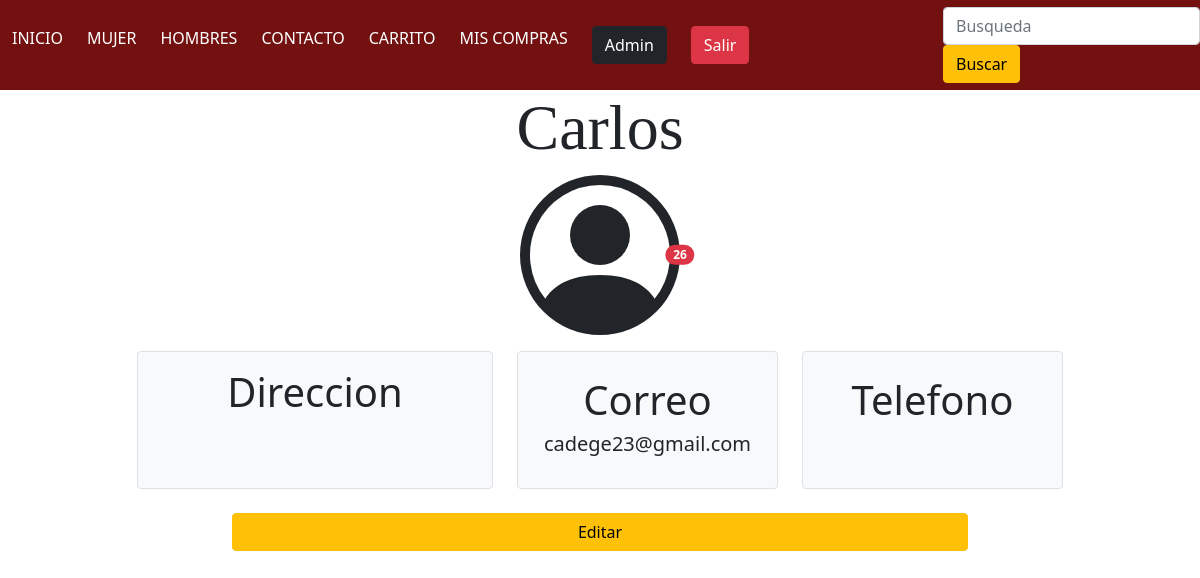
Page /perfilUsuario/index.php?id=26 (signed in) on the committed database.
### tables this page shows
CREATE TABLE `usuario` (
  `pk_usuario` int(11) NOT NULL,
  `nombre_usuario` varchar(25) NOT NULL,
  `apellido_usuario` varchar(25) DEFAULT NULL,
  `correo` varchar(25) NOT NULL,
  `PASSWORD` varchar(25) NOT NULL,
  `direccion` varchar(50) DEFAULT NULL,
  `fk_tipo_usuario` int(11) NOT NULL
);

### perfilUsuario/index.php (the view, shortened to what this page needs)
<?php
require ('../db/conexion.php');
$id=$_GET['id'];
$sel = $con->query("SELECT
    `pk_usuario`, descripccion,`nombre_usuario`,
    `apellido_usuario`,`correo`,`direccion`,numero
    FROM usuario
    INNER JOIN tipo_usuario on
    `fk_tipo_usuario` = pk_tipo_usuario
    LEFT JOIN telefonos on
    fk_usuario = pk_usuario
    where  `pk_usuario` =$id
");
if ($user = $sel->fetch_assoc()) {
}
?>
<!DOCTYPE html>
<html lang="en">
<head>
    <link rel="stylesheet" href="../css/main.css">
    <link href="https://cdn.jsdelivr.net/npm/bootstrap@5.0.2/dist/css/bootstrap.min.css" rel="stylesheet"
>
</head>
<body>
    <?php include '../includes/menuUser.php'; ?>
    <main class="container">
        <h1 class="display-3 text-center">
            <?php echo $user['nombre_usuario']; ?>
        </h1>
        <div class="row">
            <div class="col-12">
                <figure class="text-center  position-relative">
                    <span class="position-absolute top-50 start-75 translate-middle badge rounded-pill bg-danger">
                        <?php echo $user['pk_usuario']; ?>
                    </span>
                </figure>
            </div>
        </div>
        <div class="row justify-content-md-center">
            <div class="col-md-4">
                <div class="p-3 border rounded bg-light  h-100">
                    <h3 class="display-6 text-center">
                        Direccion
                    </h3>
                </div>
            </div>
            <div class="col-md-3 ">
                <div class=" p-4 border rounded bg-light  h-100">
                    <h3 class="display-6 text-center">
                        Correo
                    </h3>
                    <h3 class="h5 text-center">
                        <?php echo $user['correo']; ?>
                    </h3>
                </div>
            </div>
            <div class="col-md-3 ">
                <div class=" p-4 border rounded bg-light  h-100">
                    <h3 class="display-6 text-center">
                        Telefono
                    </h3>
                </div>
            </div>
        </div>
        <br>
        <div class="row  justify-content-md-center">
            <div class="col-md-8 ">
                <div class="d-grid gap-2 col-12 mx-auto">
                    <a
                    class="btn btn-warning"
                    href="./editarUsuariosPerfil.php?id=<?php echo $user['pk_usuario']; ?>"
                    >
                        Editar
                    </a>
                </div>
            </div>
        </div>
    </main>
</body>
</html>

### css/main.css (style rules this page uses)
* { margin: 0; padding: 0; box-sizing: border-box; }
body { background-color: white; }
h1 { font-family: 'Satisfy', cursive; text-align: center; }

### rows in the picture
usuario: nombre_usuario "Carlos", pk_usuario "26", correo "cadege23@gmail.com"

### other values in the picture
$_SESSION['nombre'] "Admin"
